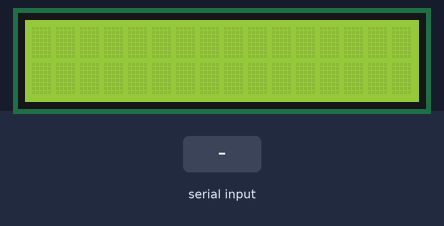
This sketch was run on a simulated Arduino Uno, built with avr-gcc and run on an emulated ATmega328P. On the bench: 16×2 character LCD. Inputs (shaded band) come from the test bench. What the sketch prints to the serial monitor is not drawn.

Above: at 1.2 s.
1.3 s: ":\n" received over Serial
3.8 s: "1\n" received over Serial
6.3 s: "/\n" received over Serial
At 8.7 s:
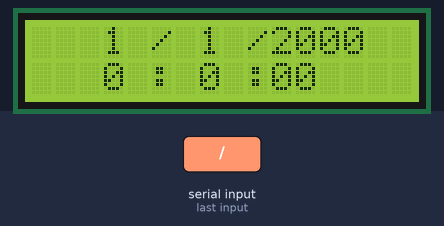
At 10.0 s:
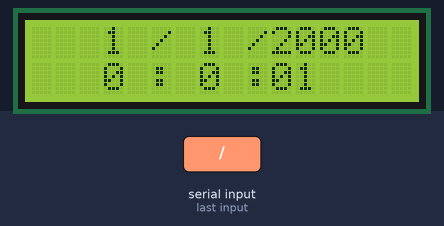
Timing chart, 0 to 11.5 s (numbered marks = the images above; inputs shaded):
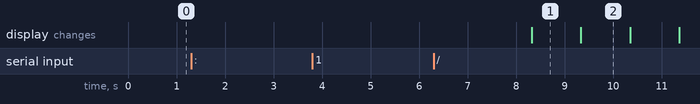

Measured:
- after the input at 1.3 s, every drawn part: stays the same
- after the input at 3.8 s, every drawn part: stays the same
- after the input at 6.3 s, the display: changes after 2.0 s (image 1)
- what the display in image 1 shows lasts 1.0 s, from 8.3 s to 9.3 s

The sketch:

Lab6.ino
```cpp
#include <Time.h>  // include Time
#include <TimeLib.h> // Include Time.h
#include <LiquidCrystal.h> // IncludeCrystal


// CS-362 Lab 6 ///
// Name: Fnu Nousheerwan //
// Netid: fnoush2 //
// UIN: 659029851 //

// ------------------------------------ Lab Description --------------------------------------------

// Description:
// • Printing a prompt on the serial monitor,
// • Getting input of date and time from user via the serial monitor
// • Includes error checking for input that doesn't make sense (hours not in range of 0 to 23,
//   Minutes not in range 0 to 59, month not range of 1 to 12, etc). Giving error messages to
//   the 16x2 display
// • setting the Arduino to contain the (valid) date and time entered by the user.
// • Displaying Arduino’s date and time on the 16x2 display
// • Keeping an accurate (continually updating) date and time shown on 16x2 display


// References on Serial:
// https://www.arduino.cc/reference/en/language/functions/communication/serial/
// https://www.arduino.cc/reference/en/language/functions/communication/serial/available/
// https://www.arduino.cc/reference/en/language/functions/communication/serial/read/
// https://www.arduino.cc/reference/en/language/functions/communication/serial/readbytesuntil/
// Date/Time library:
//  • You may need to install the Time Library: https://www.arduino.cc/en/Guide/Libraries
//  • Time Library Discussion: http://playground.arduino.cc/Code/Time
//  • Another Time Library: https://www.arduino.cc/en/Reference/CurieTime
//  Updated Time library:
//  Github : https://github.com/PaulStoffregen/Time
//  Using the library : http://www.pjrc.com/teensy/td_libs_Time.html


//--------------Variables used for time-----------
int Hours;
int Minutes;
int Seconds;
//--------------Variables used for date----------
int months;
int years;
int days;
const int rs = 12, en = 11, d4 =5, d5 =4, d6=3, d7=2;
//-------------Ask for user input ----------------
String Date = "Enter Date : MM/DD/YYYY."; // ask user for date
String Time = "Enter Time : HH:MM:SS."; // ask user for time


String givenDate;
String givenTime;

// define crystal
LiquidCrystal LCD(rs, en, d4, d5, d6, d7);

// setup function below
  void setup()
  {

    LCD.begin(16, 2);
    Serial.begin(9660);

  }

// used for checking if time is within the range
void checkTime(String input){

      String hours, minutes, seconds;
      hours = input.substring(0, input.indexOf(":"));
      minutes = input.substring(5, input.indexOf(":") + 1);
      seconds = input.substring(6);


      Hours = hours.toInt();
      Minutes = minutes.toInt();
      Seconds = seconds.toInt();

    if ((Hours < 0) || (Hours > 23) || (Minutes < 0) || (Minutes > 59) || (Seconds < 0) || (Seconds > 59))
    {

      Serial.println("Not within the range. Try Again !");
      Serial.println(Time);

      while (1)
      {
        if (Serial.available() == 1){ break; }
      }

    if (Serial.available() == 1)
    {

      givenTime = Serial.readString();

      checkTime(givenTime);
      Serial.print(Hours);
      Serial.print(":");
      Serial.print(Minutes);
      Serial.print(":");
      Serial.println(Seconds);
     }
   }
  }


//---- clock function -----------------------------
void clock(){

      while (1)
      {

        time_t t = now();
        Serial.print(hour(t));
        Serial.print(minute(t));
        Serial.print(second(t));
        Serial.println();
        Serial.println(day(t));
        Serial.println(month(t));
        Serial.println(year(t));

        delay(1000);

        LCD.clear();
        printDate(month(t), day(t), year(t));
        printTime(hour(t), minute(t), second(t));
    }
}

void loop(){

    Serial.println(Date);

    while (1)
    {
      if (Serial.available() == 1){ break;
      }
    }

    if (Serial.available() == 1)
     {

      givenDate = Serial.readString();
      int length = givenDate.length();
      checkDate(givenDate);
      Serial.println(givenDate);
      // error checking for long input
      if (length > 10){ Serial.println("Not Real Date, Try Again"); }
    }
    // calls print function
    Serial.println(Time);


    while (1)
    {
      if (Serial.available() == 1){ break;}
    }


if (Serial.available() == 1)
{

givenTime = Serial.readString();
// calls check time function
checkTime(givenTime);
setTime(Hours, Minutes, Seconds, days, months, years);
// calls clock function
clock();

//print hours
Serial.print(Hours);
Serial.print(":"); // print :

Serial.print(Minutes); // print minutes
Serial.print(":"); // print :

Serial.println(Seconds); // print seconds
  }

}

//------------ Below is function used for checking the date
void checkDate(String Date)

{

String month, DAY, year;
month = Date.substring(0, Date.indexOf("/"));
months = month.toInt();
DAY = Date.substring(5, Date.indexOf("/") + 1);
days = DAY.toInt();
year = Date.substring(6);
years = year.toInt();


if ((months > 12) || (months < 1))
{
Serial.println("Not In Range. Try Again! ");
loop();
}

else if ((months == 4) || (months == 6) || (months == 9) || (months == 11))
{
if ((days > 30) || (days < 1))
{

Serial.println("Not In Range. Try Again!");
loop();
  }

}

else if ((months == 1) || (months == 3) || (months == 5) || (months == 7) || (months == 8) || (months == 10) || (months == 12))
{
if ((days > 31) || (days < 1))
{

  Serial.println("Not In Range. Try Again!");
  loop();
        }
  }
   else if (years % 4 == 0)
{


if (months == 2)
    {
if (days > 29)
{

  Serial.println("Not In Range. Try Again! ");
  loop();
        }
    }
}

else if (months == 2)
{
if (days > 28)
{

  Serial.println("Not In Range. Try Again! ");
  loop();

          }

    }

}


//--------------------Function used for printing

void printDate(int month, int day, int year)
{

LCD.setCursor(10, 0);
LCD.print(year);
LCD.setCursor(9, 0);
LCD.print("/");

LCD.setCursor(7, 0);
LCD.print(day);

LCD.setCursor(5, 0);
LCD.print("/");

LCD.setCursor(3, 0);
LCD.print(month);

}


void printTime(int hour, int minute, int second)
{

LCD.setCursor(10, 1);
if (second < 10){ LCD.print("0"); }


LCD.print(second);
LCD.setCursor(9, 1);
LCD.print(":");


LCD.setCursor(7, 1);
LCD.print(minute);
LCD.setCursor(5, 1);

LCD.print(":");
LCD.setCursor(3, 1);
LCD.print(hour);

}
```
